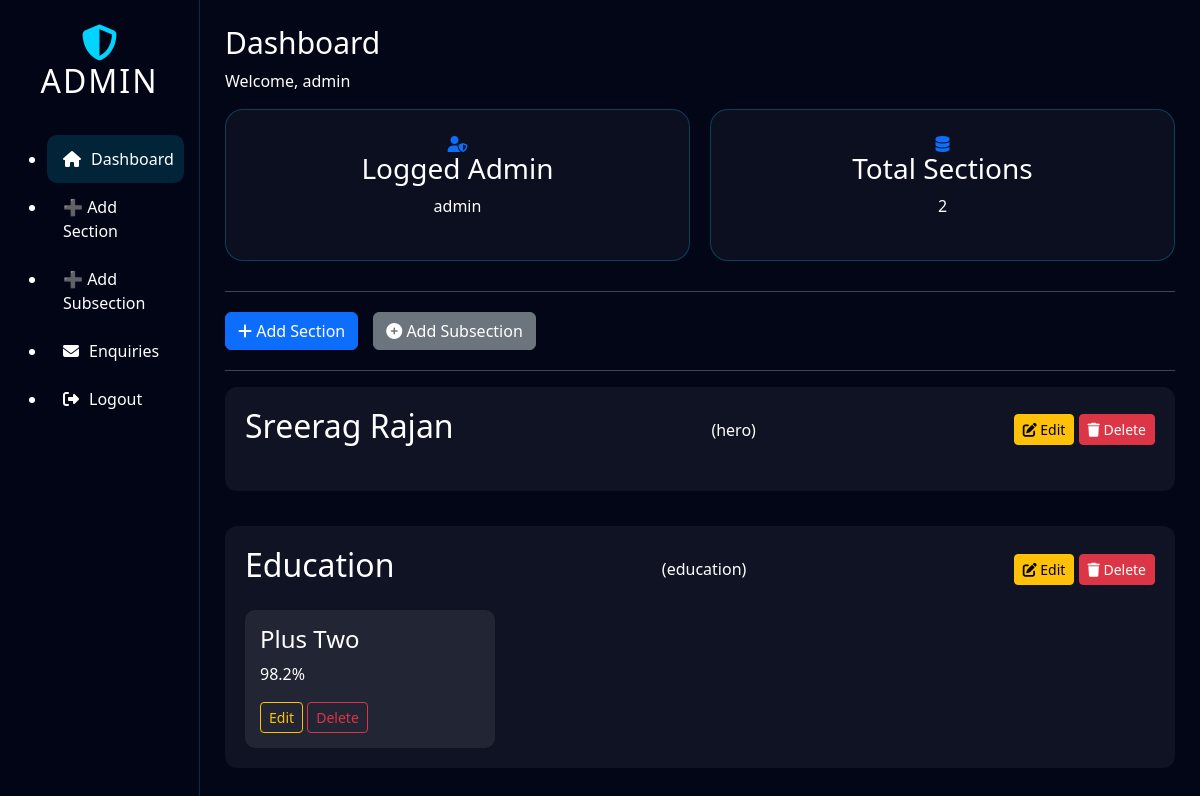
The page /admin/dashboard (signed in) on the database as committed earlier.
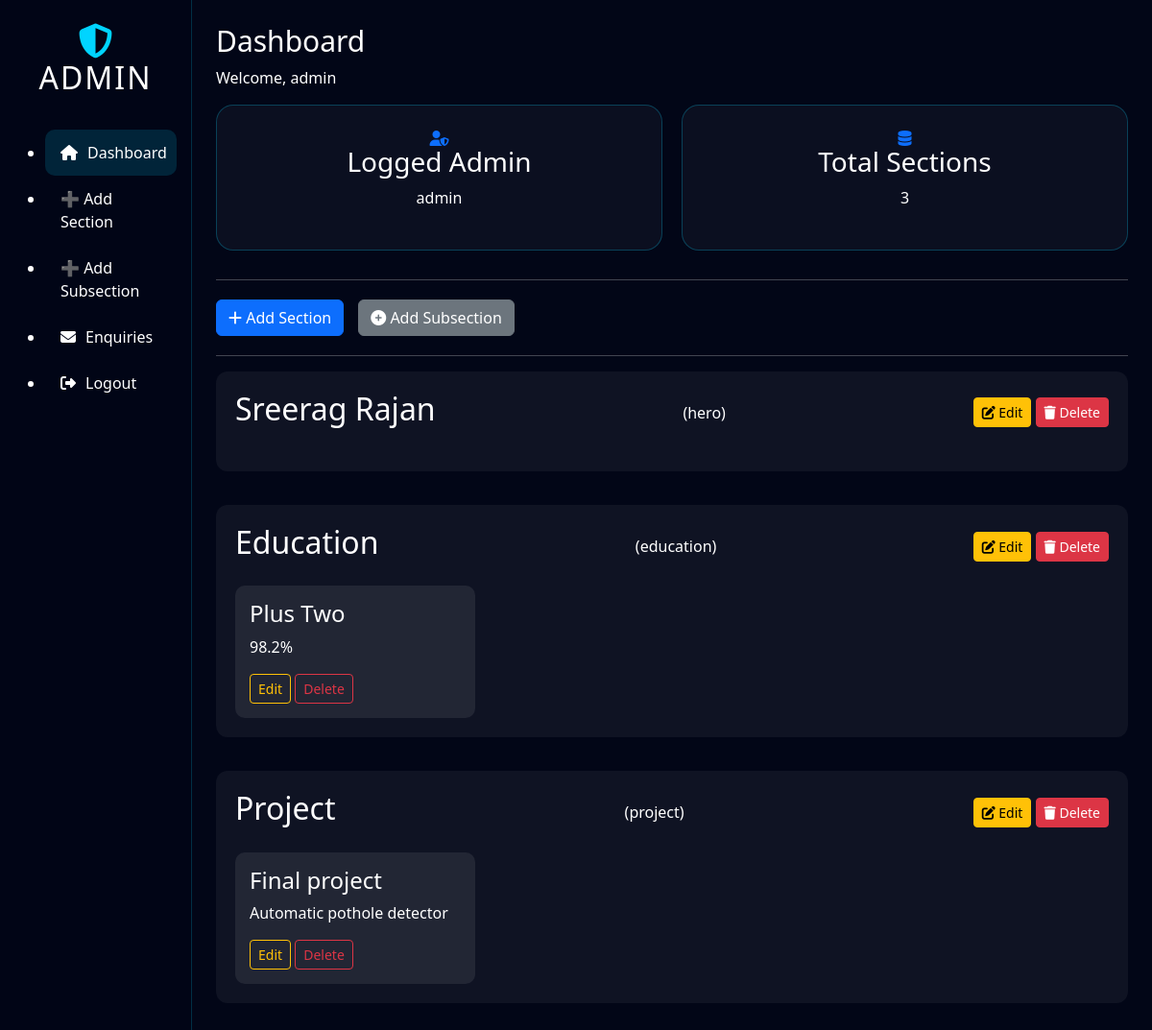
The same page on the database as committed later.
### models.py (models this page shows)
class SectionHead(db.Model):
    __tablename__ = "section_head"
    id = db.Column(db.Integer, primary_key=True)
    section_name = db.Column(db.String(100), unique=True, nullable=False)
    section_title = db.Column(db.String(200), nullable=False)
    section_description = db.Column(db.Text)
    display_order = db.Column(db.Integer, default=0)
    items = db.relationship("SectionBody", backref="section", cascade="all, delete",
                            order_by="SectionBody.item_order")

class SectionBody(db.Model):
    __tablename__ = "section_body"
    id = db.Column(db.Integer, primary_key=True)
    section_id = db.Column(db.Integer, db.ForeignKey("section_head.id"), nullable=False)
    content_key = db.Column(db.String(100), nullable=False)
    content_value = db.Column(db.Text, nullable=False)
    group_id = db.Column(db.Integer, default=0)
    item_order = db.Column(db.Integer, default=0)

### admin/routes.py (the view)
@admin_bp.route('/dashboard')
@login_required
def dashboard():
    sections = SectionHead.query.order_by(SectionHead.display_order.asc()).all()
    return render_template(
        "admin_dashboard.html",
        sections=sections
    )

### admin/routes.py (called while the page is built)
def login_required(f):
    from functools import wraps
    @wraps(f)
    def wrapper(*args, **kwargs):
        if "admin_id" not in session:
            return redirect(url_for("admin.login"))
        return f(*args, **kwargs)
    return wrapper

### templates/admin_dashboard.html
{% extends "admin_layout.html" %}
{% set active = "dashboard" %}
{% set page_title = "Dashboard" %}
{% block content %}
<div class="dashboard-cards">
    <div class="card">
        <i class="fas fa-user-shield text-primary"></i>
        <h3>Logged Admin</h3>
        <p>{{ session['admin_username'] }}</p>
    </div>
    <div class="card">
        <i class="fas fa-database text-primary"></i>
        <h3>Total Sections</h3>
        <p>{{ sections|length }}</p>
    </div>
</div>
<hr>
<div class="action-buttons">
    <a class="btn btn-primary" href="{{ url_for('admin.add_section_head') }}">
        <i class="fas fa-plus"></i> Add Section
    </a>
    <a class="btn btn-secondary" href="{{ url_for('admin.add_subsection') }}">
        <i class="fas fa-plus-circle"></i> Add Subsection
    </a>
</div>
<hr>
{% for section in sections %}
<div class="section-block">
    <div class="section-header">
        <h2>{{ section.section_title }}</h2>
        <span class="section-name">({{ section.section_name }})</span>
        <div class="section-actions">
            <a href="{{ url_for('admin.edit_section', id=section.id) }}"
               class="btn btn-sm btn-warning">
                <i class="fas fa-edit"></i> Edit
            </a>
            <a href="{{ url_for('admin.delete_section', id=section.id) }}"
               class="btn btn-sm btn-danger"
               onclick="return confirm('Delete this section and all its subsections?');">
                <i class="fas fa-trash"></i> Delete
            </a>
        </div>
    </div>
    <div class="subsection-grid">
        {% for item in section.items %}
        <div class="sub-card">
            <h4>{{ item.content_key }}</h4>
            <p>{{ item.content_value }}</p>
            <div class="sub-actions">
                <a href="{{ url_for('admin.edit_subsection', id=item.id) }}"
                   class="btn btn-sm btn-outline-warning">
                    Edit
                </a>
                <a href="{{ url_for('admin.delete_subsection', id=item.id) }}"
                   class="btn btn-sm btn-outline-danger"
                   onclick="return confirm('Delete this subsection?');">
                    Delete
                </a>
            </div>
        </div>
        {% endfor %}
    </div>
</div>
{% endfor %}
{% endblock %}

### templates/admin_layout.html (shortened to what this page needs)
<!DOCTYPE html>
<html lang="en">
<head>
    <link href="https://cdn.jsdelivr.net/npm/bootstrap@5.3.3/dist/css/bootstrap.min.css" rel="stylesheet">
    <link rel="stylesheet" href="{{ url_for('static', filename='css/admin_dashboard.css') }}">
    <link rel="stylesheet" href="{{ url_for('static', filename='css/admin_forms.css') }}">
    <link rel="stylesheet" href="https://cdnjs.cloudflare.com/ajax/libs/font-awesome/6.6.0/css/all.min.css">
</head>
<body class="admin-body">
    <div class="container-fluid min-vh-100">
        <div class="row min-vh-100">
            <aside id="sidebarMenu" class="col-md-3 col-lg-2 sidebar collapse d-md-block">
                <div class="sidebar-header">
                    <i class="fas fa-shield-alt logo-icon"></i>
                    <h2>ADMIN</h2>
                </div>
                <ul class="sidebar-menu">
                    <li>
                        <a href="{{ url_for('admin.dashboard') }}"
                            class="{% if active=='dashboard' %}active{% endif %}">
                            <i class="fas fa-home"></i> Dashboard
                        </a>
                    </li>
                    <li>
                        <a href="{{ url_for('admin.add_section_head') }}">
                            ➕ Add Section
                        </a>
                    </li>
                    <li>
                        <a href="{{ url_for('admin.add_subsection') }}">
                            ➕ Add Subsection
                        </a>
                    </li>
                    <li>
                        <a href="{{ url_for('admin.enquiries') }}">
                            <i class="fas fa-envelope"></i> Enquiries
                        </a>
                    </li>
                    <li>
                        <a href="{{ url_for('admin.logout') }}" class="logout-btn">
                            <i class="fas fa-sign-out-alt"></i> Logout
                        </a>
                    </li>
                </ul>
            </aside>
            <main class="col-md-9 col-lg-10 main-content">
                <header class="admin-header">
                    <h1>{{ page_title }}</h1>
                    <p>Welcome, {{ session['admin_username'] }}</p>
                </header>
                <section class="content-section">
                    {% block content %}{% endblock %}
                </section>
            </main>
        </div>
    </div>
</body>
</html>

### static/css/admin_dashboard.css (style rules this page uses)
* { margin: 0; padding: 0; box-sizing: border-box; }
body.admin-body { background: #020617; color: #ffffff; min-height: 100vh; font-family: 'Segoe UI', Tahoma, Geneva, Verdana, sans-serif; }
.sidebar { background: rgba(2, 6, 23, 0.95); min-height: 100vh; border-right: 1px solid rgba(0, 212, 255, 0.2); padding: 25px 15px; }
.sidebar-header { text-align: center; margin-bottom: 35px; }
.logo-icon { font-size: 36px; color: #00d4ff; }
.sidebar-header h2 { color: #ffffff; letter-spacing: 2px; }
.sidebar-menu a { display: flex; align-items: center; gap: 10px; padding: 12px 16px; color: #ffffff !important; text-decoration: none; border-radius: 10px; transition: 0.3s ease; font-weight: 500; }
.sidebar-menu a:hover, .sidebar-menu a.active { background: rgba(0, 212, 255, 0.15); }
.main-content { padding: 25px; }
.admin-header h1 { font-size: 30px; color: #ffffff !important; }
.admin-header p { color: #ffffff !important; }
.dashboard-cards { display: flex; gap: 20px; margin-bottom: 30px; }
.card { flex: 1; background: rgba(255, 255, 255, 0.04); padding: 26px; border-radius: 18px; border: 1px solid rgba(0, 212, 255, 0.25); text-align: center; transition: 0.3s ease; }
.card p { color: #ffffff !important; }
.action-buttons { display: flex; gap: 15px; margin: 20px 0; }
.action-buttons a { text-decoration: none !important; }
.section-block { background: rgba(255,255,255,0.05); padding: 20px; border-radius: 12px; margin-bottom: 35px; }
.section-header { display: flex; justify-content: space-between; align-items: center; }
.section-header h2 { color: #ffffff; }
.subsection-grid { display: flex; gap: 15px; flex-wrap: wrap; margin-top: 18px; }
.sub-card { width: 250px; padding: 15px; background: rgba(255,255,255,0.08); border-radius: 10px; color: white; }
.sub-actions { margin-top: 10px; }
.dashboard-cards .card p, .dashboard-cards .card h3 { color: #ffffff !important; opacity: 1 !important; }

Rows that differ between the two databases and show on the page:
added SectionHead: section_title "Project", section_name "project"
added SectionBody: content_key "Final project", content_value "Automatic pothole detector", shown under "Project"
Other text that changed with them:
{{ sections|length }}: "2" → "3"
